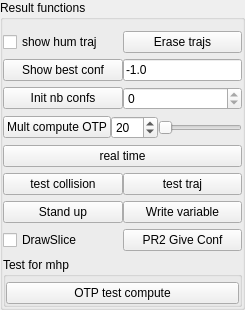
        <widget class="QGroupBox" name="groupBox_5">
         <property name="title">
          <string>Result functions</string>
         </property>
         <layout class="QVBoxLayout" name="verticalLayout_8">
          <property name="spacing">
           <number>6</number>
          </property>
          <property name="leftMargin">
           <number>0</number>
          </property>
          <property name="rightMargin">
           <number>0</number>
          </property>
          <property name="bottomMargin">
           <number>0</number>
          </property>
          <item>
           <widget class="QWidget" name="widget_9" native="true">
            <layout class="QHBoxLayout" name="horizontalLayout_9">
             <property name="spacing">
              <number>0</number>
             </property>
             <property name="margin">
              <number>0</number>
             </property>
             <item>
              <widget class="QCheckBox" name="checkBoxHumanTraj">
               <property name="text">
                <string>show hum traj</string>
               </property>
              </widget>
             </item>
             <item>
              <widget class="QPushButton" name="pushButtonEraseTraj">
               <property name="text">
                <string>Erase trajs</string>
               </property>
              </widget>
             </item>
            </layout>
           </widget>
          </item>
          <item>
           <widget class="QWidget" name="widget_12" native="true">
            <layout class="QHBoxLayout" name="horizontalLayout_13">
             <property name="spacing">
              <number>0</number>
             </property>
             <property name="margin">
              <number>0</number>
             </property>
             <item>
              <widget class="QPushButton" name="pushButtonShowOTP">
               <property name="text">
                <string>Show best conf</string>
               </property>
              </widget>
             </item>
             <item>
              <widget class="QLineEdit" name="lineEditConfigCost">
               <property name="sizePolicy">
                <sizepolicy hsizetype="Minimum" vsizetype="Fixed">
                 <horstretch>0</horstretch>
                 <verstretch>0</verstretch>
                </sizepolicy>
               </property>
               <property name="text">
                <string>-1.0</string>
               </property>
               <property name="readOnly">
                <bool>true</bool>
               </property>
              </widget>
             </item>
            </layout>
           </widget>
          </item>
          <item>
           <widget class="QWidget" name="widget_23" native="true">
            <layout class="QHBoxLayout" name="horizontalLayout_24">
             <property name="spacing">
              <number>0</number>
             </property>
             <property name="margin">
              <number>0</number>
             </property>
             <item>
              <widget class="QPushButton" name="pushButtonnbConfs">
               <property name="text">
                <string>Init nb confs</string>
               </property>
              </widget>
             </item>
             <item>
              <widget class="QSpinBox" name="spinBoxOTPNav">
               <property name="maximum">
                <number>0</number>
               </property>
              </widget>
             </item>
            </layout>
           </widget>
          </item>
          <item>
           <widget class="QWidget" name="widget_10" native="true">
            <layout class="QHBoxLayout" name="horizontalLayout_11">
             <property name="spacing">
              <number>0</number>
             </property>
             <property name="margin">
              <number>0</number>
             </property>
             <item>
              <widget class="QPushButton" name="pushButtonMultipleOTP">
               <property name="text">
                <string>Mult compute OTP</string>
               </property>
              </widget>
             </item>
             <item>
              <widget class="QDoubleSpinBox" name="doubleSpinBoxMOTP">
               <property name="decimals">
                <number>0</number>
               </property>
               <property name="value">
                <double>20.000000000000000</double>
               </property>
              </widget>
             </item>
             <item>
              <widget class="QSlider" name="horizontalSliderMOTP">
               <property name="orientation">
                <enum>Qt::Horizontal</enum>
               </property>
              </widget>
             </item>
            </layout>
           </widget>
          </item>
          <item>
           <widget class="QPushButton" name="pushButton">
            <property name="text">
             <string>real time</string>
            </property>
            <property name="checkable">
             <bool>true</bool>
            </property>
           </widget>
          </item>
          <item>
           <widget class="QWidget" name="widget_16" native="true">
            <layout class="QHBoxLayout" name="horizontalLayout_17">
             <property name="spacing">
              <number>0</number>
             </property>
             <property name="margin">
              <number>0</number>
             </property>
             <item>
              <widget class="QPushButton" name="pushButtonComputeConfortCost">
               <property name="text">
                <string>test collision</string>
               </property>
              </widget>
             </item>
             <item>
              <widget class="QPushButton" name="pushButtonTestTraj">
               <property name="text">
                <string>test traj</string>
               </property>
              </widget>
             </item>
            </layout>
           </widget>
          </item>
          <item>
           <widget class="QWidget" name="widget_13" native="true">
            <layout class="QHBoxLayout" name="horizontalLayout_14">
             <property name="spacing">
              <number>0</number>
             </property>
             <property name="margin">
              <number>0</number>
             </property>
             <item>
              <widget class="QPushButton" name="pushButtonStandUp">
               <property name="text">
                <string>Stand up</string>
               </property>
              </widget>
             </item>
             <item>
              <widget class="QPushButton" name="pushButtonDump">
               <property name="text">
                <string>Write variable</string>
               </property>
              </widget>
             </item>
            </layout>
           </widget>
          </item>
          <item>
           <widget class="QWidget" name="widget_22" native="true">
            <layout class="QHBoxLayout" name="horizontalLayout_23">
             <property name="spacing">
              <number>0</number>
             </property>
             <property name="margin">
              <number>0</number>
             </property>
             <item>
              <widget class="QCheckBox" name="checkBoxDrawSlice">
               <property name="text">
                <string>DrawSlice</string>
               </property>
              </widget>
             </item>
             <item>
              <widget class="QPushButton" name="pushButtonGiveConf">
               <property name="text">
                <string>PR2 Give Conf</string>
               </property>
              </widget>
             </item>
            </layout>
           </widget>
          </item>
          <item>
           <widget class="QGroupBox" name="groupBox_6">
            <property name="title">
             <string>Test for mhp</string>
            </property>
            <layout class="QHBoxLayout" name="horizontalLayout_10">
             <property name="spacing">
              <number>0</number>
             </property>
             <property name="leftMargin">
              <number>0</number>
             </property>
             <property name="topMargin">
              <number>5</number>
             </property>
             <property name="rightMargin">
              <number>0</number>
             </property>
             <property name="bottomMargin">
              <number>0</number>
             </property>
             <item>
              <widget class="QPushButton" name="pushButtonTestCompute">
               <property name="text">
                <string>OTP test compute</string>
               </property>
              </widget>
             </item>
            </layout>
           </widget>
          </item>
         </layout>
        </widget>
